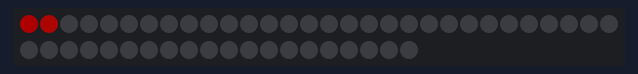
A sketch run on a simulated Arduino Uno, built with avr-gcc and run on an emulated ATmega328P. Shown: 50 RGB LEDs in strip order, left to right, continuing on the next row. Dim RGB values are drawn brighter than linear.

Above: at 0.11 s.
At 0.74 s:
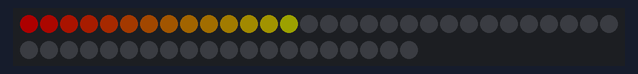
At 1.37 s:
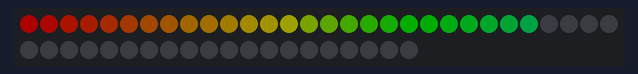
At 2.0 s:
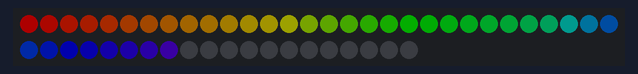
At 2.64 s:
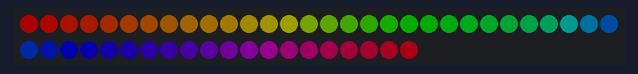

Measured:
- by itself, everything shown: repeats every 2.7 s, in 51 steps

The sketch:

snake-rainbow.ino
```cpp
#include <FastLED.h>

#define NUM_LEDS 50
#define LED_PIN 4

CRGB leds[NUM_LEDS];

uint8_t RAINBOW_SIZE = 0;

void setup() {
  FastLED.addLeds<WS2811, LED_PIN, RGB>(leds, NUM_LEDS); // RGB is color order
  FastLED.setBrightness(50); // 0-255
}

void loop() {

  // Start from a dark light strip and snake to the end,
  // building up a rainbow.
  if (RAINBOW_SIZE > NUM_LEDS) {
    RAINBOW_SIZE = 0;
    fill_solid(leds, NUM_LEDS, CRGB::Black);
  }

  fill_rainbow(leds, RAINBOW_SIZE, 0, 255/NUM_LEDS);
  FastLED.show();

  RAINBOW_SIZE++;

  delay(50);
}
```
